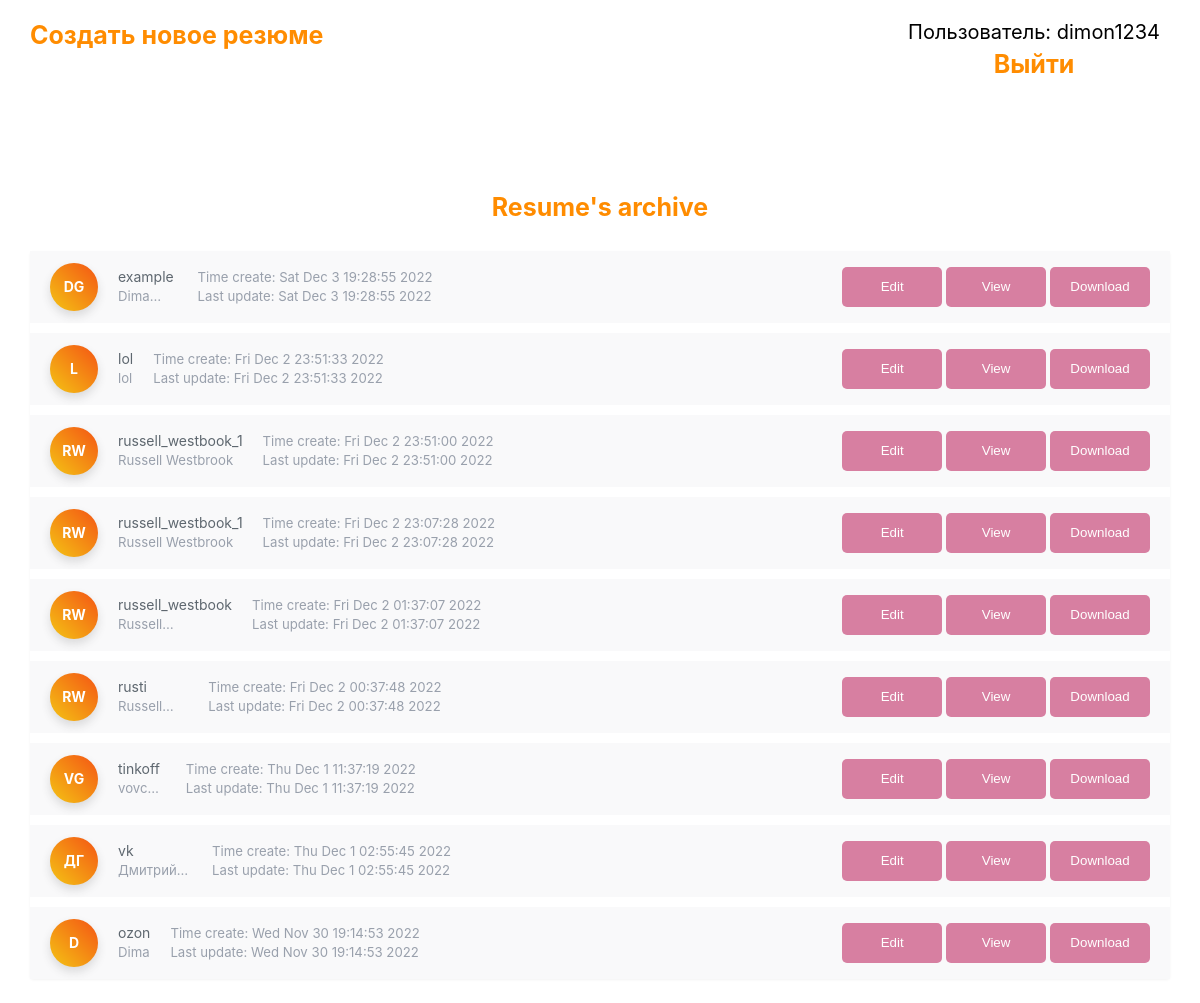
The app's page / (signed in) with its own data.
### pdf_converter/models.py (models this page shows)
class CustomUser(AbstractUser):
    pass

class Resume(models.Model):
    filename = models.CharField(max_length=255)
    name = models.CharField(max_length=255)
    photo = models.ImageField(upload_to="photos/%Y/%m/%d")
    contacts = models.TextField(blank=True)
    education = models.TextField(blank=True)
    awards = models.TextField(blank=True)
    skills = models.TextField(blank=True)
    username = models.CharField(max_length=255)
    time_create = models.DateTimeField(auto_now_add=True)
    time_update = models.DateTimeField(auto_now=True)
    def get_first_letters(self):
        ls = self.name.split(' ')
        if len(ls) >= 2:
            return f'{(ls[0][0] + ls[1][0]).upper()}'
        if len(ls) == 1:
            return f'{ls[0][0].upper()}'
        return ''

### pdf_converter/views.py (the view)
# urls.py: path('', index, name='home'),
def index(request):
    posts = Resume.objects.filter(username=f'{request.user.username}').order_by('-time_create')
    if request.user.is_authenticated:
        return render(request, 'pdf_converter/index.html', {'menu': menu, 'posts': posts})
    return redirect('login')

### pdf_converter/templates/pdf_converter/index.html (shortened to what this page needs)
{% load static %}
<!DOCTYPE html>
<html lang="en">
<head>
    <link type="text/css" href="{% static 'pdf_converter/css/archive.css' %}" rel="stylesheet"/>
    <link rel="stylesheet" href="https://use.fontawesome.com/releases/v5.8.1/css/all.css">
</head>
<body>
{% if request.user.is_authenticated %}
{% block mainmenu %}
		<div class="header">
			<ul id="mainmenu" class="mainmenu">
{% for m in menu %}
			<li><a href="{% url m.url_name %}">{{m.title}}</a></li>
            <li class="last">Пользователь: {{ user.username }}<br> <a href="{% url 'logout' %}">Выйти</a></li>
{% endfor %}
			</ul>
		</div>
{% endblock mainmenu %}
    <div class="page-content page-container" id="page-content">
    {% if not posts %}
    <p class="head-text">Resume's archive empty</p>
    {% else %}
    <p class="head-text">Resume's archive</p>
{% endif %}
   <div class="padding">
      <div class="row">
         <div class="col-sm-1">
            <div class="list list-row block">
                {% for post in posts %}
               <div class="list-item" data-id="19">
                  <div><span class="w-48 avatar gd-warning">{{ post.get_first_letters }}</span></div>
                  <div class="flex">
                     <a href="{% url 'show_resume' post.pk %}" class="item-author text-color" data-abc="true">{{ post.filename }}</a>
                      <div class="item-except text-muted text-sm h-1x"><a href="{% url 'show_resume' post.pk %}" class="no-blue">{{ post.name }}</a></div>
                  </div>
                  <div class="no-wrap">
                      <div class="item-date text-muted text-sm d-none d-md-block">Time create: {{ post.time_create.ctime }}</div>
                      <div class="item-date text-muted text-sm d-none d-md-block">Last update: {{ post.time_create.ctime }}</div>
                  </div>
                   <div class="open">
                       <a href="{% url 'show_resume' post.pk %}"> <button class="onbutton" data-tooltip="Watch resume">Edit</button> </a>
                       <a href="{% url 'view' post.pk %}"> <button class="onbutton" data-tooltip="Watch resume">View</button> </a>
                       <a href="{% url 'download' post.pk %}" download="{{ post.filename }}"> <button class="onbutton" data-tooltip="Watch resume"> Download</button> </a>
                   </div>
               </div>
                {% endfor %}
            </div>
         </div>
      </div>
   </div>
</div>
{% endif %}
</body>
</html>

### pdf_converter/static/pdf_converter/css/archive.css (style rules this page uses)
body { margin: 0; font-family: -apple-system, BlinkMacSystemFont, "Segoe UI", Roboto, "Helvetica Neue", Arial, sans-serif, "Apple Color Emoji", "Segoe UI Emoji", "Segoe UI Symbol"; font-size: .875rem; font-weight: 400; line-height: 1.4285714286; color: #212529; text-align: left; }
#page-content { margin-top:100px; }
ul.mainmenu { list-style: none; margin: 0; padding: 0; height: 90px; color: #fdc073; font-size: 20px; overflow: hidden; }
ul.mainmenu li { float: left; margin: 18px 40px 0 30px; }
ul.mainmenu li.last { float: right; color: black; text-align: center; }
ul.mainmenu li a { color: darkorange; font-size: 25px; font-weight: bolder; text-decoration: none; }
a { color: #448bff; text-decoration: none; background-color: transparent; }
@media (min-width:576px) { .col-sm-1 { flex: 0 0 50%; max-width: 100% } }
.text-muted { color: #99a0ac!important }
.block, .card { background: #fff; border-width: 0; border-radius: .25rem; box-shadow: 0 1px 3px rgba(0, 0, 0, .05); margin-bottom: 1.5rem }
.avatar { position: relative; line-height: 1; border-radius: 500px; white-space: nowrap; font-weight: 700; border-radius: 100%; display: -ms-flexbox; display: flex; -ms-flex-pack: center; justify-content: center; -ms-flex-align: center; align-items: center; -ms-flex-negative: 0; flex-shrink: 0; border-radius: 500px; box-shadow: 0 5px 10px 0 rgba(50, 50, 50, .15) }
.gd-warning { color: #fff; border: none; background: #f4c414 linear-gradient(45deg, #f4c414, #f45414) }
@media (min-width:992px) { .page-container { max-width: 1140px; margin: 0 auto } }
.list { padding-left: 0; padding-right: 0 }
.list-item { position: relative; display: -ms-flexbox; display: flex; -ms-flex-direction: column; flex-direction: column; min-width: 0; word-wrap: break-word; margin-bottom: 10px; background-color: #f9f9fa }
.list-row .list-item { -ms-flex-direction: row; flex-direction: row; -ms-flex-align: center; align-items: center; padding: .75rem .625rem }
.list-row .list-item>* { padding-left: .625rem; padding-right: .625rem }
.no-wrap { white-space: nowrap }
.text-color { color: #5e676f }
.text-sm { font-size: .825rem }
.h-1x { height: 1.25rem; overflow: hidden; display: -webkit-box; -webkit-line-clamp: 1; -webkit-box-orient: vertical }
.w-48 { width: 48px!important; height: 48px!important }
a:link { text-decoration: none; }
.item-except a { display: block; width: 100%; height: 100%; }
.no-blue { color: #99a0ac!important }
.open { margin-left: 5px; width: 100%; text-align: right; }
.onbutton { width:100px; height:40px; border:none; border-radius:5px; background-color:#D77FA1; color:#fff; cursor:pointer; }
.head-text { text-align: center; color: darkorange; font-size: 25px; font-weight: bolder; }

### records on screen
CustomUser: username "dimon1234"
Resume: get_first_letters "DG", filename "example", time_create.ctime "Sat Dec 3 19:28:55 2022"
Resume: get_first_letters "L", filename "lol", name "lol", time_create.ctime "Fri Dec 2 23:51:33 2022"
Resume: get_first_letters "RW", filename "russell_westbook_1", name "Russell Westbrook", time_create.ctime "Fri Dec 2 23:51:00 2022"
Resume: get_first_letters "RW", filename "russell_westbook_1", name "Russell Westbrook", time_create.ctime "Fri Dec 2 23:07:28 2022"
Resume: get_first_letters "RW", filename "russell_westbook", time_create.ctime "Fri Dec 2 01:37:07 2022"
Resume: get_first_letters "RW", filename "rusti", time_create.ctime "Fri Dec 2 00:37:48 2022"
Resume: get_first_letters "VG", filename "tinkoff", time_create.ctime "Thu Dec 1 11:37:19 2022"
Resume: get_first_letters "ДГ", filename "vk", time_create.ctime "Thu Dec 1 02:55:45 2022"
Resume: get_first_letters "D", filename "ozon", name "Dima", time_create.ctime "Wed Nov 30 19:14:53 2022"

### other values on screen
{{ m.title }} "Создать новое резюме"
